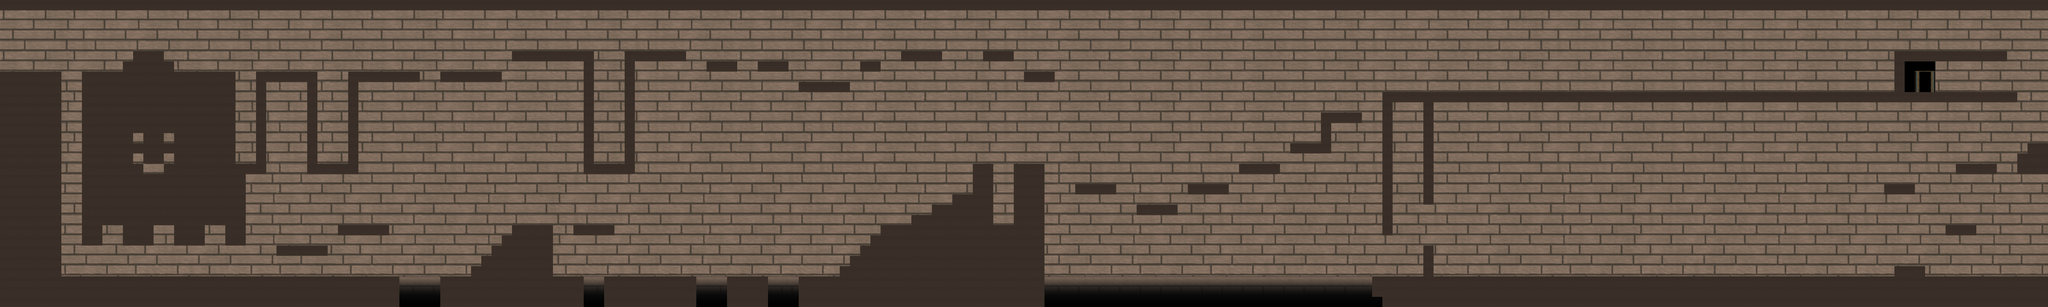

A level layout from a 2D game, rendered from its tile map. Below: a short description, then the map file with tile-grid data replaced by summaries:
An orthogonal 200x30 tile map with 32x32 px tiles, 2 tile layers (background-tiles, wall-tiles), 3 tilesets and 81 objects.

<map version="1.0" orientation="orthogonal" renderorder="right-down" width="200" height="30" tilewidth="32" tileheight="32" nextobjectid="87">
 <tileset firstgid="1" name="tilesetHouse" tilewidth="32" tileheight="32" tilecount="117" columns="9">
  <image source="tilesetHouse.png" width="288" height="416" />
 </tileset>
 <tileset firstgid="118" name="lighterTile2" tilewidth="32" tileheight="32" tilecount="1040" columns="40">
  <image source="lighterBrick_Stage2.png" width="1280" height="832" />
 </tileset>
 <tileset firstgid="1158" name="houseDark" tilewidth="32" tileheight="32" tilecount="117" columns="9">
  <image source="tilesetHouseDark.png" width="288" height="416" />
 </tileset>
 <layer name="background-tiles" width="200" height="30">
  <data>[6000 cells, 5652 non-empty, 134 distinct tile ids]</data>
 </layer>
 <layer name="wall-tiles" width="200" height="30">
  <data>[6000 cells, 1484 non-empty, 5 distinct tile ids]</data>
 </layer>
 <objectgroup name="world-wall-rectangles">
  <object id="1" x="-2" y="2" width="6" height="956" />
  <object id="2" x="2" y="954" width="1244" height="4" />
  <object id="3" x="1384" y="950" width="428" height="8" />
  <object id="4" x="1895" y="948" width="279" height="8" />
  <object id="5" x="2282" y="946" width="112" height="12" />
  <object id="6" x="2504" y="948" width="756" height="10" />
  <object id="7" x="4322" y="946" width="2078" height="10" />
  <object id="8" x="6396" y="0" width="2" height="954" />
  <object id="9" x="2" y="0" width="6396" height="28" />
 </objectgroup>
 <objectgroup name="wall-rectangles">
  <object id="11" x="4" y="227" width="187" height="725" />
  <object id="12" x="192" y="868" width="1056" height="87" />
  <object id="13" x="257" y="227" width="475" height="476" />
  <object id="14" x="384" y="195" width="158" height="36" />
  <object id="15" x="417" y="163" width="95" height="34" />
  <object id="16" x="734" y="514" width="96" height="30" />
  <object id="17" x="706" y="532" width="61" height="230" />
  <object id="18" x="546" y="707" width="91" height="54" />
  <object id="19" x="386" y="705" width="92" height="57" />
  <object id="20" x="257" y="706" width="61" height="54" />
  <object id="21" x="865" y="770" width="158" height="28" />
  <object id="22" x="1057" y="707" width="159" height="29" />
  <object id="23" x="801" y="258" width="29" height="255" />
  <object id="24" x="800" y="226" width="191" height="29" />
  <object id="25" x="962" y="254" width="28" height="289" />
  <object id="26" x="991" y="513" width="128" height="29" />
  <object id="27" x="1089" y="226" width="30" height="283" />
  <object id="28" x="1120" y="226" width="192" height="29" />
  <object id="29" x="1377" y="227" width="190" height="29" />
  <object id="31" x="1602" y="163" width="252" height="30" />
  <object id="32" x="1825" y="193" width="29" height="349" />
  <object id="33" x="1854" y="515" width="129" height="28" />
  <object id="34" x="1954" y="194" width="29" height="320" />
  <object id="35" x="1953" y="163" width="193" height="28" />
  <object id="36" x="2209" y="195" width="95" height="27" />
  <object id="37" x="2369" y="195" width="94" height="28" />
  <object id="38" x="2497" y="259" width="160" height="30" />
  <object id="39" x="2689" y="196" width="62" height="28" />
  <object id="40" x="2814" y="164" width="130" height="29" />
  <object id="41" x="3073" y="163" width="94" height="27" />
  <object id="42" x="3201" y="227" width="95" height="29" />
  <object id="43" x="1377" y="866" width="446" height="83" />
  <object id="44" x="1473" y="835" width="41" height="28" />
  <object id="45" x="1506" y="803" width="34" height="30" />
  <object id="46" x="1537" y="771" width="40" height="31" />
  <object id="47" x="1571" y="739" width="32" height="30" />
  <object id="48" x="1601" y="706" width="126" height="158" />
  <object id="49" x="1792" y="707" width="128" height="26" />
  <object id="50" x="1889" y="868" width="285" height="82" />
  <object id="51" x="2272" y="867" width="126" height="91" />
  <object id="52" x="2497" y="867" width="133" height="82" />
  <object id="53" x="3170" y="515" width="93" height="430" />
  <object id="54" x="3044" y="514" width="58" height="187" />
  <object id="55" x="2753" y="706" width="418" height="238" />
  <object id="56" x="2849" y="675" width="69" height="27" />
  <object id="57" x="2913" y="643" width="64" height="30" />
  <object id="58" x="2978" y="611" width="68" height="31" />
  <object id="59" x="2722" y="739" width="35" height="29" />
  <object id="60" x="2690" y="771" width="35" height="36" />
  <object id="61" x="2658" y="803" width="36" height="32" />
  <object id="62" x="2626" y="835" width="32" height="31" />
  <object id="63" x="3360" y="579" width="128" height="29" />
  <object id="64" x="3553" y="643" width="126" height="29" />
  <object id="65" x="3713" y="579" width="126" height="27" />
  <object id="66" x="3873" y="515" width="127" height="31" />
  <object id="67" x="4033" y="451" width="95" height="27" />
  <object id="68" x="4127" y="355" width="30" height="123" />
  <object id="69" x="4156" y="355" width="100" height="28" />
  <object id="70" x="4322" y="291" width="1978" height="26" />
  <object id="71" x="5920" y="163" width="350" height="22" />
  <object id="72" x="5920" y="185" width="34" height="103" />
  <object id="73" x="4322" y="315" width="30" height="419" />
  <object id="74" x="4450" y="318" width="30" height="320" />
  <object id="75" x="4450" y="771" width="29" height="93" />
  <object id="76" x="4289" y="867" width="2106" height="66" />
  <object id="77" x="5921" y="831" width="93" height="33" />
  <object id="78" x="6081" y="707" width="92" height="26" />
  <object id="79" x="5886" y="579" width="93" height="26" />
  <object id="80" x="6112" y="515" width="124" height="26" />
  <object id="83" x="6304" y="484" width="89" height="60" />
  <object id="84" x="6339" y="452" width="54" height="30" />
 </objectgroup>
 <objectgroup name="goal-rectangle">
  <object id="10" x="5963.55" y="203.457" width="77.0299" height="75.9559" rotation="0.847134" />
 </objectgroup>
</map>
